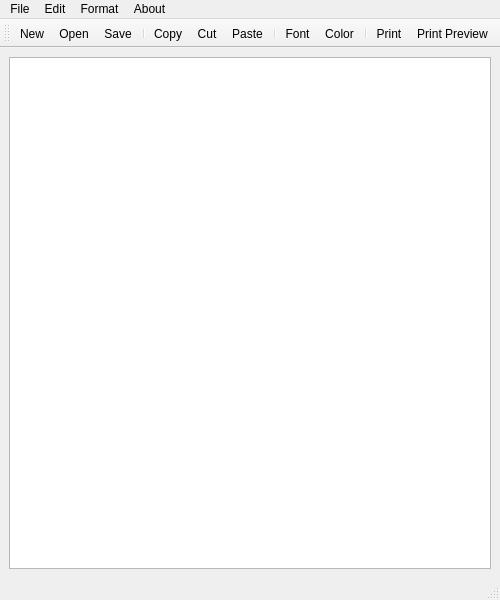
<?xml version="1.0" encoding="UTF-8"?>
<ui version="4.0">
 <class>MainWindow</class>
 <widget class="QMainWindow" name="MainWindow">
  <property name="minimumSize">
   <size>
    <width>500</width>
    <height>600</height>
   </size>
  </property>
  <property name="maximumSize">
   <size>
    <width>500</width>
    <height>600</height>
   </size>
  </property>
  <property name="windowTitle">
   <string>NotePad PersianPython</string>
  </property>
  <property name="windowIcon">
   <iconset resource="images/Images.qrc">
    <normaloff>:/Images/logo.png</normaloff>:/Images/logo.png</iconset>
  </property>
  <widget class="QWidget" name="centralwidget">
   <layout class="QVBoxLayout" name="verticalLayout">
    <item>
     <widget class="QTextEdit" name="textEdit"/>
    </item>
   </layout>
  </widget>
  <widget class="QMenuBar" name="menubar">
   <property name="geometry">
    <rect>
     <x>0</x>
     <y>0</y>
     <width>500</width>
     <height>21</height>
    </rect>
   </property>
   <widget class="QMenu" name="menuFile">
    <property name="title">
     <string>File</string>
    </property>
    <addaction name="actionNew"/>
    <addaction name="actionOpen"/>
    <addaction name="actionSave"/>
    <addaction name="separator"/>
    <addaction name="actionPrint"/>
    <addaction name="actionPrint_Preview"/>
    <addaction name="actionExport_PDF"/>
    <addaction name="separator"/>
    <addaction name="actionQuite"/>
   </widget>
   <widget class="QMenu" name="menuEdit">
    <property name="title">
     <string>Edit</string>
    </property>
    <addaction name="actionUndo"/>
    <addaction name="actionRedo"/>
    <addaction name="separator"/>
    <addaction name="actionCut"/>
    <addaction name="actionCopy"/>
    <addaction name="actionPaste"/>
   </widget>
   <widget class="QMenu" name="menuFormat">
    <property name="title">
     <string>Format</string>
    </property>
    <addaction name="actionBold"/>
    <addaction name="actionItalic"/>
    <addaction name="actionUnderLine"/>
    <addaction name="separator"/>
    <addaction name="actionLeft"/>
    <addaction name="actionRight"/>
    <addaction name="actionCenter"/>
    <addaction name="actionJustify"/>
    <addaction name="separator"/>
    <addaction name="actionFont"/>
    <addaction name="actionColor"/>
   </widget>
   <widget class="QMenu" name="menuAbout">
    <property name="title">
     <string>About</string>
    </property>
    <addaction name="actionAbout_Us"/>
   </widget>
   <addaction name="menuFile"/>
   <addaction name="menuEdit"/>
   <addaction name="menuFormat"/>
   <addaction name="menuAbout"/>
  </widget>
  <widget class="QStatusBar" name="statusbar"/>
  <widget class="QToolBar" name="toolBar">
   <property name="windowTitle">
    <string>toolBar</string>
   </property>
   <attribute name="toolBarArea">
    <enum>TopToolBarArea</enum>
   </attribute>
   <attribute name="toolBarBreak">
    <bool>false</bool>
   </attribute>
   <addaction name="actionNew"/>
   <addaction name="actionOpen"/>
   <addaction name="actionSave"/>
   <addaction name="separator"/>
   <addaction name="actionCopy"/>
   <addaction name="actionCut"/>
   <addaction name="actionPaste"/>
   <addaction name="separator"/>
   <addaction name="actionFont"/>
   <addaction name="actionColor"/>
   <addaction name="separator"/>
   <addaction name="actionPrint"/>
   <addaction name="actionPrint_Preview"/>
  </widget>
  <action name="actionNew">
   <property name="icon">
    <iconset resource="images/Images.qrc">
     <normaloff>:/Images/new.png</normaloff>:/Images/new.png</iconset>
   </property>
   <property name="text">
    <string>New</string>
   </property>
   <property name="shortcut">
    <string>Ctrl+N</string>
   </property>
  </action>
  <action name="actionOpen">
   <property name="icon">
    <iconset resource="images/Images.qrc">
     <normaloff>:/Images/open.png</normaloff>:/Images/open.png</iconset>
   </property>
   <property name="text">
    <string>Open</string>
   </property>
   <property name="shortcut">
    <string>Ctrl+O</string>
   </property>
  </action>
  <action name="actionSave">
   <property name="icon">
    <iconset resource="images/Images.qrc">
     <normaloff>:/Images/save.png</normaloff>:/Images/save.png</iconset>
   </property>
   <property name="text">
    <string>Save</string>
   </property>
   <property name="shortcut">
    <string>Ctrl+S</string>
   </property>
  </action>
  <action name="actionPrint">
   <property name="icon">
    <iconset resource="images/Images.qrc">
     <normaloff>:/Images/print.png</normaloff>:/Images/print.png</iconset>
   </property>
   <property name="text">
    <string>Print</string>
   </property>
   <property name="shortcut">
    <string>Ctrl+P</string>
   </property>
  </action>
  <action name="actionPrint_Preview">
   <property name="icon">
    <iconset resource="images/Images.qrc">
     <normaloff>:/Images/printprev.png</normaloff>:/Images/printprev.png</iconset>
   </property>
   <property name="text">
    <string>Print Preview</string>
   </property>
   <property name="shortcut">
    <string>Ctrl+Shift+P</string>
   </property>
  </action>
  <action name="actionExport_PDF">
   <property name="icon">
    <iconset resource="images/Images.qrc">
     <normaloff>:/Images/pdf.png</normaloff>:/Images/pdf.png</iconset>
   </property>
   <property name="text">
    <string>Export PDF</string>
   </property>
   <property name="shortcut">
    <string>Ctrl+Alt+Shift+P</string>
   </property>
  </action>
  <action name="actionQuite">
   <property name="icon">
    <iconset resource="images/Images.qrc">
     <normaloff>:/Images/exit.png</normaloff>:/Images/exit.png</iconset>
   </property>
   <property name="text">
    <string>Quite</string>
   </property>
   <property name="shortcut">
    <string>Ctrl+Q</string>
   </property>
  </action>
  <action name="actionUndo">
   <property name="icon">
    <iconset resource="images/Images.qrc">
     <normaloff>:/Images/undo.png</normaloff>:/Images/undo.png</iconset>
   </property>
   <property name="text">
    <string>Undo</string>
   </property>
   <property name="shortcut">
    <string>Ctrl+Z</string>
   </property>
  </action>
  <action name="actionRedo">
   <property name="icon">
    <iconset resource="images/Images.qrc">
     <normaloff>:/Images/redo.png</normaloff>:/Images/redo.png</iconset>
   </property>
   <property name="text">
    <string>Redo</string>
   </property>
   <property name="shortcut">
    <string>Ctrl+Y</string>
   </property>
  </action>
  <action name="actionCut">
   <property name="icon">
    <iconset resource="images/Images.qrc">
     <normaloff>:/Images/cut.png</normaloff>:/Images/cut.png</iconset>
   </property>
   <property name="text">
    <string>Cut</string>
   </property>
   <property name="shortcut">
    <string>Ctrl+X</string>
   </property>
  </action>
  <action name="actionCopy">
   <property name="icon">
    <iconset resource="images/Images.qrc">
     <normaloff>:/Images/copy.png</normaloff>:/Images/copy.png</iconset>
   </property>
   <property name="text">
    <string>Copy</string>
   </property>
   <property name="shortcut">
    <string>Ctrl+C</string>
   </property>
  </action>
  <action name="actionPaste">
   <property name="icon">
    <iconset resource="images/Images.qrc">
     <normaloff>:/Images/paste.png</normaloff>:/Images/paste.png</iconset>
   </property>
   <property name="text">
    <string>Paste</string>
   </property>
   <property name="shortcut">
    <string>Ctrl+V</string>
   </property>
  </action>
  <action name="actionBold">
   <property name="icon">
    <iconset resource="images/Images.qrc">
     <normaloff>:/Images/bold.png</normaloff>:/Images/bold.png</iconset>
   </property>
   <property name="text">
    <string>Bold</string>
   </property>
   <property name="shortcut">
    <string>Ctrl+B</string>
   </property>
  </action>
  <action name="actionItalic">
   <property name="icon">
    <iconset resource="images/Images.qrc">
     <normaloff>:/Images/italic.png</normaloff>:/Images/italic.png</iconset>
   </property>
   <property name="text">
    <string>Italic</string>
   </property>
   <property name="shortcut">
    <string>Ctrl+I</string>
   </property>
  </action>
  <action name="actionUnderLine">
   <property name="icon">
    <iconset resource="images/Images.qrc">
     <normaloff>:/Images/underline.png</normaloff>:/Images/underline.png</iconset>
   </property>
   <property name="text">
    <string>UnderLine</string>
   </property>
   <property name="shortcut">
    <string>Ctrl+U</string>
   </property>
  </action>
  <action name="actionLeft">
   <property name="icon">
    <iconset resource="images/Images.qrc">
     <normaloff>:/Images/left.png</normaloff>:/Images/left.png</iconset>
   </property>
   <property name="text">
    <string>Left</string>
   </property>
   <property name="shortcut">
    <string>Ctrl+J</string>
   </property>
  </action>
  <action name="actionRight">
   <property name="icon">
    <iconset resource="images/Images.qrc">
     <normaloff>:/Images/right.png</normaloff>:/Images/right.png</iconset>
   </property>
   <property name="text">
    <string>Right</string>
   </property>
   <property name="shortcut">
    <string>Ctrl+K</string>
   </property>
  </action>
  <action name="actionCenter">
   <property name="icon">
    <iconset resource="images/Images.qrc">
     <normaloff>:/Images/center.png</normaloff>:/Images/center.png</iconset>
   </property>
   <property name="text">
    <string>Center</string>
   </property>
   <property name="shortcut">
    <string>Ctrl+L</string>
   </property>
  </action>
  <action name="actionJustify">
   <property name="icon">
    <iconset resource="images/Images.qrc">
     <normaloff>:/Images/justify.png</normaloff>:/Images/justify.png</iconset>
   </property>
   <property name="text">
    <string>Justify</string>
   </property>
   <property name="shortcut">
    <string>Ctrl+Shift+J</string>
   </property>
  </action>
  <action name="actionFont">
   <property name="icon">
    <iconset resource="images/Images.qrc">
     <normaloff>:/Images/font.png</normaloff>:/Images/font.png</iconset>
   </property>
   <property name="text">
    <string>Font</string>
   </property>
   <property name="shortcut">
    <string>Ctrl+F</string>
   </property>
  </action>
  <action name="actionColor">
   <property name="icon">
    <iconset resource="images/Images.qrc">
     <normaloff>:/Images/color.png</normaloff>:/Images/color.png</iconset>
   </property>
   <property name="text">
    <string>Color</string>
   </property>
   <property name="shortcut">
    <string>Ctrl+Shift+C</string>
   </property>
  </action>
  <action name="actionAbout_Us">
   <property name="icon">
    <iconset resource="images/Images.qrc">
     <normaloff>:/Images/aboutqt.png</normaloff>:/Images/aboutqt.png</iconset>
   </property>
   <property name="text">
    <string>About Us</string>
   </property>
   <property name="shortcut">
    <string>Ctrl+Alt+Shift+A</string>
   </property>
  </action>
 </widget>
 <resources>
  <include location="images/Images.qrc"/>
 </resources>
 <connections/>
</ui>
